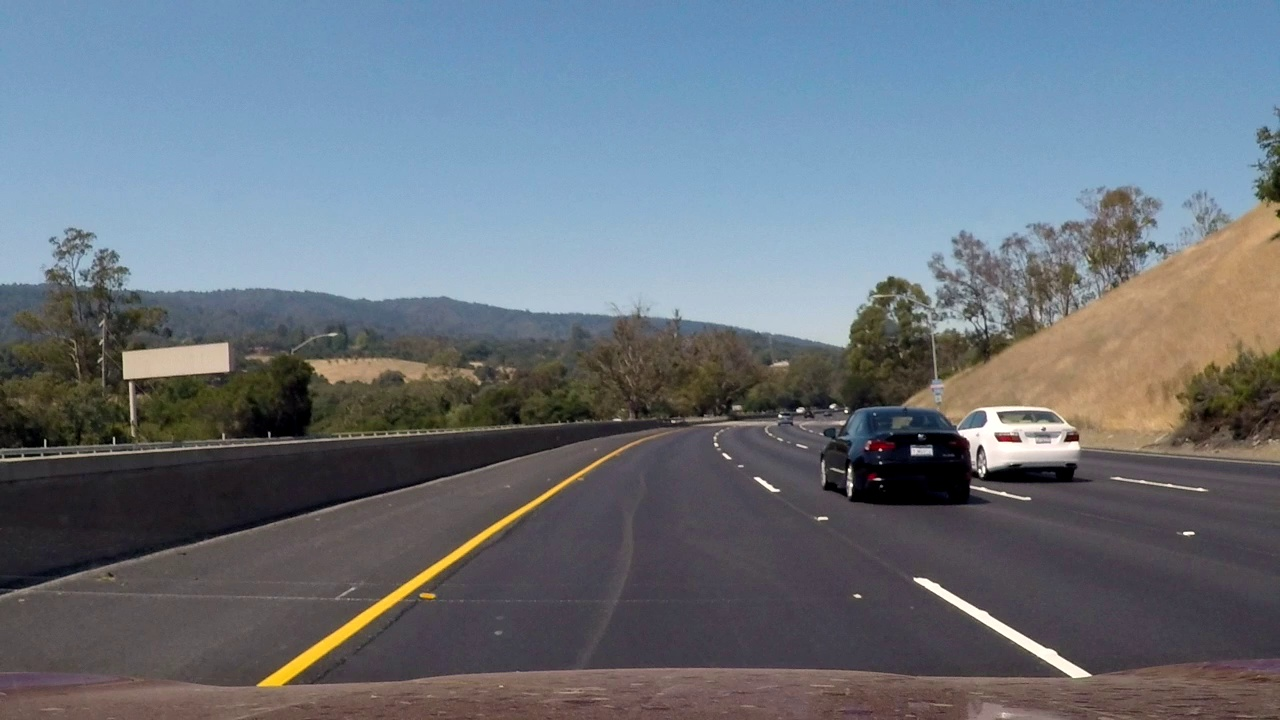
#> input picture Question 3/frame0.jpg, 1280 x 720 px
$ python Question3.py   (older library calls are emulated)
#> lines starting #> are read from the running program, lines starting #| are printed output that depends on the picture; pictures that were not available may be replaced by others from this repository, and a replacement may not be noted

import cv2
import numpy as np
import matplotlib.pyplot as plt


'''
Getting Threshold Image
'''

def get_threshold_image(img):
    img_binary = cv2.threshold(img, 20, 100, cv2.THRESH_BINARY)
    img_canny = cv2.Canny(img, 20, 100)

    #combining binary and canny image
    img_combined_binary_canny = np.zeros_like(img_canny)
    img_combined_binary_canny[((img_binary == 1)) | ((img_canny > 0))] = 1

    #getting saturation image
    img = cv2.cvtColor(img, cv2.COLOR_BGR2RGB)
    hls = cv2.cvtColor(img, cv2.COLOR_RGB2HLS)
    img_saturation = hls[:,:,2]

    #thresholding saturation image
    img_saturation_binary = img_binary = cv2.threshold(img_saturation, 150, 255, cv2.THRESH_BINARY)


    # Combine binary and canny and saturation thresholded image
    img_threshold = np.zeros_like(img_combined_binary_canny)

    img_threshold[(img_saturation_binary == 1) | (img_combined_binary_canny == 1)] = 1

    return img_threshold


'''
Getting Warped and Perspective transformed image
'''
def get_transform_image(img):

    src = np.float32([[568,470], [260,680], [717,470], [1043,680]])
    dst = np.float32([[200,0], [200,680], [1000,0], [1000,680]])

    # Given src and dst points, calculate the perspective transform matrix
    img_perspective = cv2.getPerspectiveTransform(src, dst)

    # Warp the image using OpenCV warpPerspective()
    img_warped = cv2.warpPerspective(img, img_perspective, (img.shape[1], img.shape[0]), flags=cv2.INTER_NEAREST)

    return img_warped, img_perspective


'''
Gets the poly fit or the curve equation
'''
def get_poly_fit(img):

    grid = 9
    #Getting histogram by getting npsum for each column
    histogram = np.sum(img[int(img.shape[0]/2):,:], axis=0)

    #To find start of left and right lines
    midpoint = np.int(histogram.shape[0]/2)
    left_max = np.argmax(histogram[:midpoint])
    right_max = np.argmax(histogram[midpoint:]) + midpoint


    #Adding threshold of 100 to right and left max intensity to get the start and end of the left and right lines in x
    left_line_start_x = left_max - 100
    left_line_end_x = left_max + 100
    right_line_start_y = right_max - 100
    right_line_end_x = right_max + 100

    # Set height of windows
    window_height = np.int(img.shape[0]/grid)


    # Identify the x and y positions of all nonzero pixels in the image
    img_nonzero = img.nonzero()
    img_nonzero_y = np.array(img_nonzero[0])
    img_nonzero_x = np.array(img_nonzero[1])


    left_lane = []
    right_lane = []


    # Step through the windows one by one
    for i in range(grid):

        # Identify the low and highest position of grid in y direction
        low_y = img.shape[0] - (i+1)*window_height
        high_y = img.shape[0] - i*window_height


        # Identify the nonzero pixels in x within the window
        left_index = ((img_nonzero_y >= low_y) & (img_nonzero_y < high_y) &
        (img_nonzero_x >= left_line_start_x) &  (img_nonzero_x < left_line_end_x)).nonzero()[0]

        # Identify the nonzero pixels in y within the window
        right_index = ((img_nonzero_y >= low_y) & (img_nonzero_y < high_y) &
        (img_nonzero_x >= right_line_start_y) &  (img_nonzero_x < right_line_end_x)).nonzero()[0]


        # Append these indices to the lists
        left_lane.append(left_index)
        right_lane.append(right_index)


    #Combine all the grind into one
    left_lane = np.concatenate(left_lane)
    right_lane = np.concatenate(right_lane)

    # Extract left and right line pixel positions
    leftx = img_nonzero_x[left_lane]
    lefty = img_nonzero_y[left_lane]
    rightx = img_nonzero_x[right_lane]
    righty = img_nonzero_y[right_lane]

    # Fit a second order polynomial to each
    left_fit = np.polyfit(lefty, leftx, 2)
    right_fit = np.polyfit(righty, rightx, 2)


    return left_fit, right_fit,get_warped_lane_image(left_fit,right_fit,left_lane,right_lane,img_nonzero_x,img_nonzero_y,img)

'''
Get the lane image with marking
'''
# [31 lines left out: function get_warped_lane_image, not called in this run]


'''
Get the radius of curvature
'''

# [23 lines left out: function get_radius_curvature, not called in this run]


'''
Put the markin and diplay the radius of curvature
'''
# [29 lines left out: function get_final_image, not called in this run]


if __name__=="__main__":


    vidcap = cv2.VideoCapture('challenge.mp4')
    img = cv2.imread('frame0.jpg')
#> img is the input picture: shape (720, 1280, 3); mean B, G, R 123.6, 114.1, 105.5
    frame_width = int(vidcap.get(3))
    frame_height = int(vidcap.get(4))
    size=(frame_width,frame_height)
    outputVideo = cv2.VideoWriter('RadiusCurvatureResult.avi',cv2.VideoWriter_fourcc(*'MJPG'),10, size)

    while True:
        success,frame = vidcap.read()
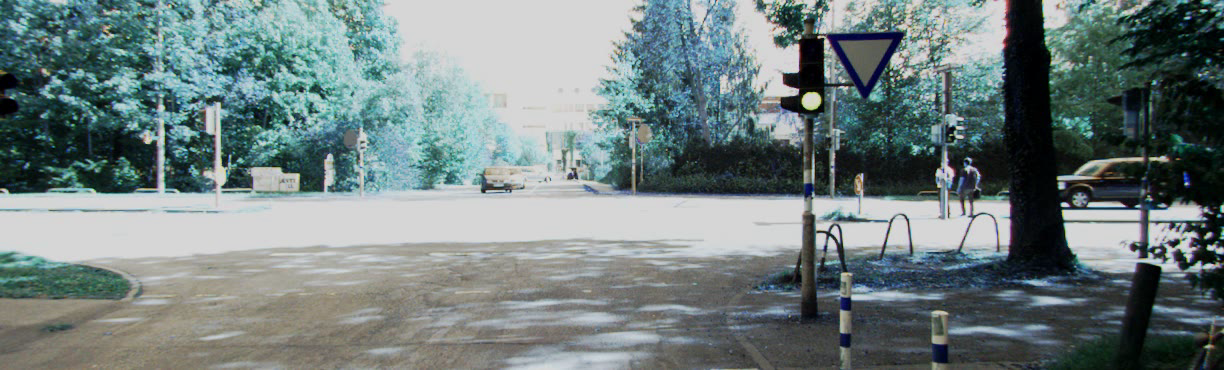
#> input picture frame 2 of Question 1/Histogram.avi, 1224 x 370 px, given in place of challenge.mp4, which was not available
#> frame is the input picture: shape (370, 1224, 3); mean B, G, R 126.9, 127.3, 112.9
        if not success:
            print("Stream ended..")
            break
        img=frame
        img = cv2.cvtColor(img, cv2.COLOR_BGR2RGB)
#> img: shape (370, 1224, 3)

        img_threshold = get_threshold_image(img)
#> in get_threshold_image, `img_canny = cv2.Canny(img, 20, 100)`:
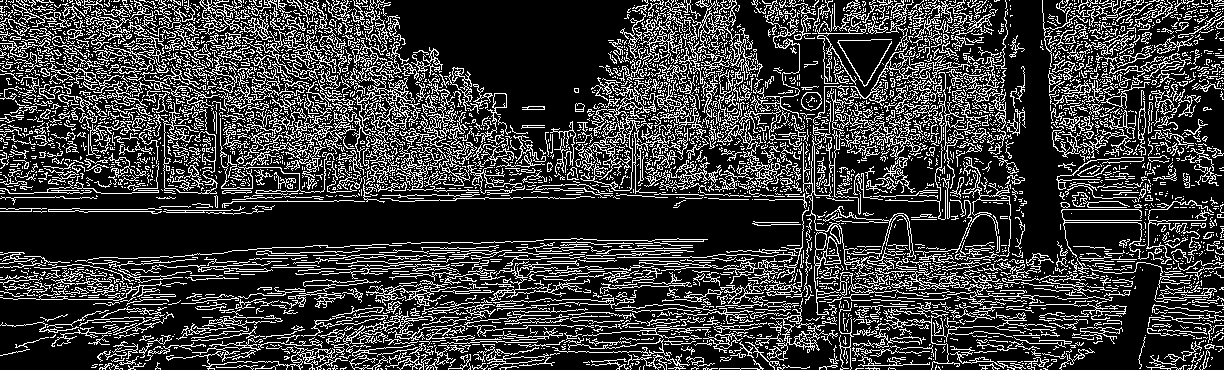
#> img_canny: shape (370, 1224); 23.1% white in thin lines or dots
#> in get_threshold_image, `hls = cv2.cvtColor(img, cv2.COLOR_RGB2HLS)`: hls: shape (370, 1224, 3); mean of channels 0, 1, 2 45.3, 121.2, 49.3
#> in get_threshold_image, `img_saturation = hls[:,:,2]`:
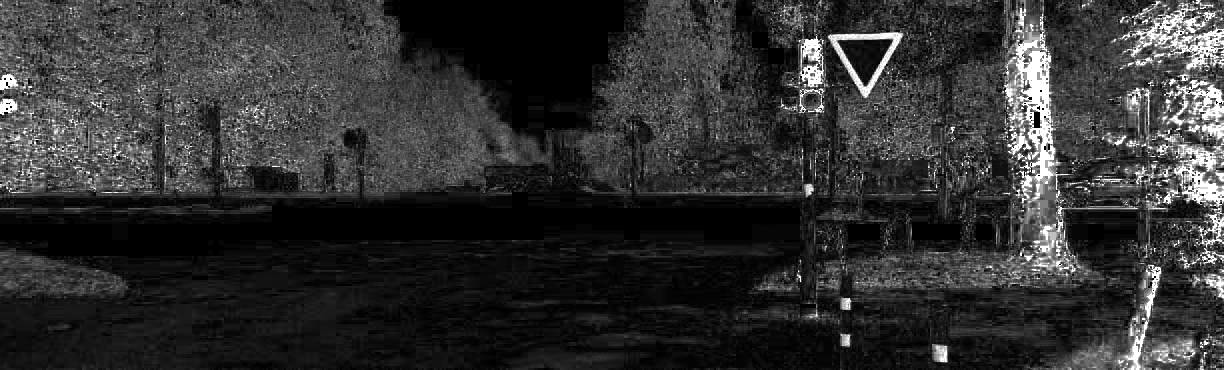
#> img_saturation: shape (370, 1224); min 0, max 255, mean 49.3
#> img_threshold: shape (370, 1224); values 0 (black) and 1 (white), 23.1% white in thin lines or dots
        img_warped, img_perspective = get_transform_image(img_threshold)
#> in get_transform_image, `img_warped = cv2.warpPerspective(img, img_perspective, (img.shape[1], ..`: img_warped: shape (370, 1224); every value is 0
#> img_perspective = [[-0.63, -1.4, 992.1], [-2.18e-16, -2, 938.3], [-2.74e-19, -0.00238, 1]]

        left_fit, right_fit, result_warped  = get_poly_fit(img_warped)
#> in get_poly_fit, `histogram = np.sum(img[int(img.shape[0]/2):,:], axis=0)`: histogram = 1224 values from 0 to 0
#> in get_poly_fit, `left_max = np.argmax(histogram[:midpoint])`: left_max = 0
#> in get_poly_fit, `right_max = np.argmax(histogram[midpoint:]) + midpoint`: right_max = 612
#> in get_poly_fit, `left_line_start_x = left_max - 100`: left_line_start_x = -100
#> in get_poly_fit, `left_line_end_x = left_max + 100`: left_line_end_x = 100
#> in get_poly_fit, `right_line_start_y = right_max - 100`: right_line_start_y = 512
#> in get_poly_fit, `right_line_end_x = right_max + 100`: right_line_end_x = 712
#> in get_poly_fit, `img_nonzero = img.nonzero()`: img_nonzero = (empty array, empty array)
#> in get_poly_fit, `img_nonzero_y = np.array(img_nonzero[0])`: img_nonzero_y = empty array
#> after the loop in get_poly_fit, `for i in range(grid):`: left_lane = [empty array, empty array, empty array, empty array, empty array, empty array, empty array, empty array, empty array]; right_lane has the same summary as left_lane
#> in get_poly_fit, `left_lane = np.concatenate(left_lane)`: left_lane = empty array
#> (the run stopped early here; a loop or call above may not have finished)
